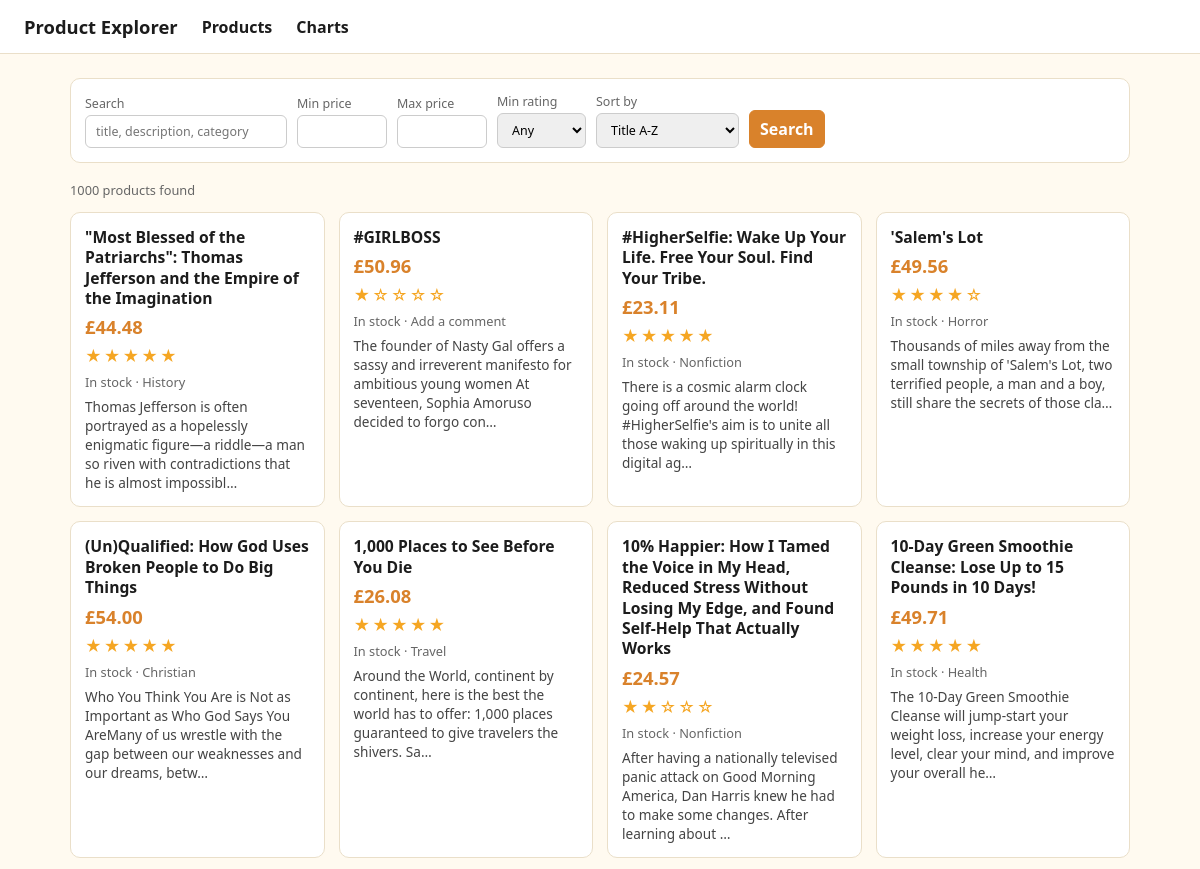
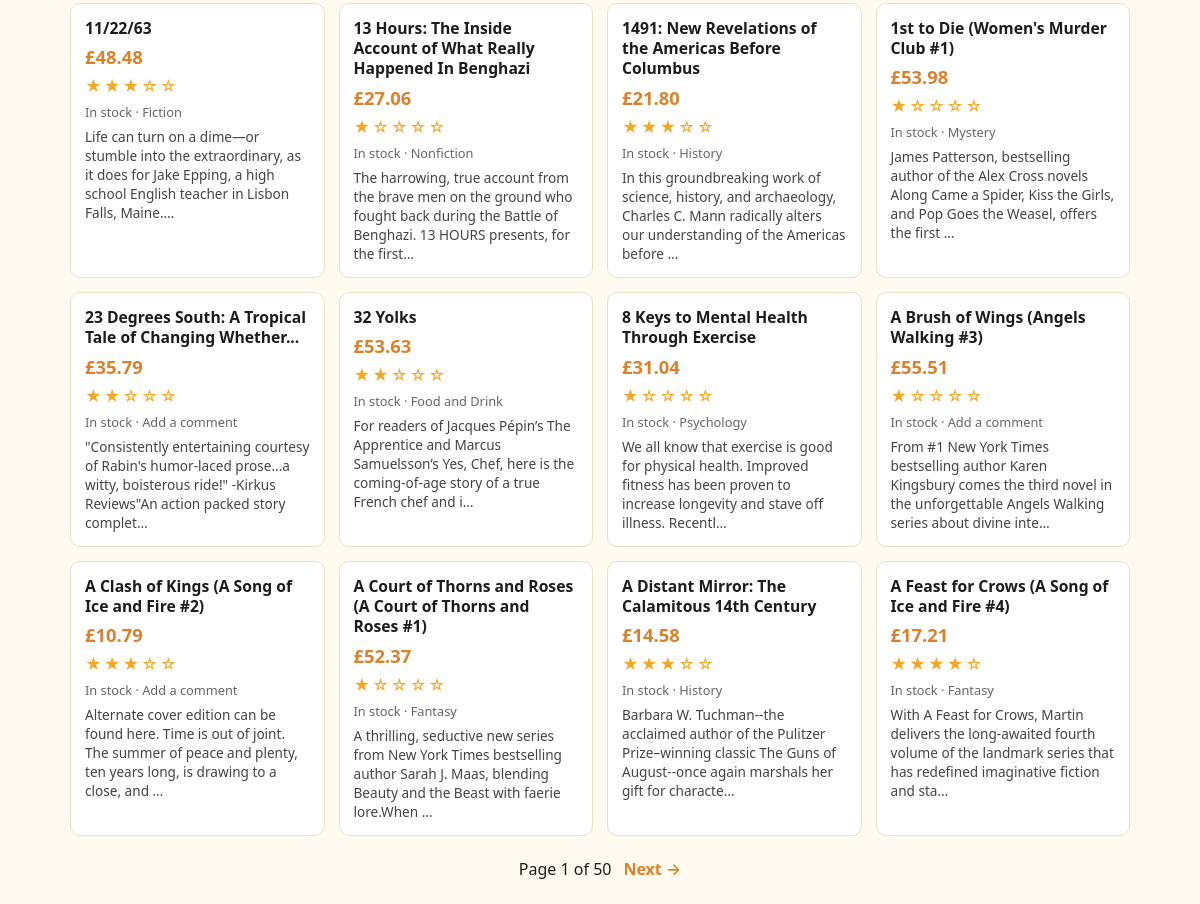
The page / on the database its author committed (2 pictures, top to bottom).
### tables this page shows
CREATE TABLE "products" (
"title" TEXT,
  "price" REAL,
  "rating" INTEGER,
  "availability" TEXT,
  "url" TEXT,
  "category" TEXT,
  "description" TEXT
);

### app.py (the view)
@app.route("/")
def index():
    if not db_ready():
        return render_template("index.html", missing_data=True, products=[], total=0, args={}, page=1, pages=1)
    q = request.args.get("q", "").strip()
    min_price = request.args.get("min_price", type=float)
    max_price = request.args.get("max_price", type=float)
    min_rating = request.args.get("min_rating", type=int)
    sort = request.args.get("sort", "title")
    page = max(request.args.get("page", 1, type=int), 1)
    where, params = [], []
    if q:
        where.append("(title LIKE ? OR description LIKE ? OR category LIKE ?)")
        params += [f"%{q}%"] * 3
    if min_price is not None:
        where.append("price >= ?")
        params.append(min_price)
    if max_price is not None:
        where.append("price <= ?")
        params.append(max_price)
    if min_rating:
        where.append("rating >= ?")
        params.append(min_rating)
    clause = ("WHERE " + " AND ".join(where)) if where else ""
    order = {
        "title": "title ASC",
        "price_asc": "price ASC",
        "price_desc": "price DESC",
        "rating": "rating DESC, title ASC",
    }.get(sort, "title ASC")
    total = query_db(f"SELECT COUNT(*) AS n FROM products {clause}", params)[0]["n"]
    pages = max((total + PER_PAGE - 1) // PER_PAGE, 1)
    page = min(page, pages)
    products = query_db(
        f"SELECT * FROM products {clause} ORDER BY {order} LIMIT ? OFFSET ?",
        params + [PER_PAGE, (page - 1) * PER_PAGE],
    )
    args = {k: v for k, v in request.args.items() if k != "page"}
    return render_template("index.html", products=products, total=total, page=page,
                           pages=pages, args=args, missing_data=False)

### app.py (called while the page is built)
def query_db(sql, params=()):
    conn = sqlite3.connect(DB_PATH)
    conn.row_factory = sqlite3.Row
    try:
        return conn.execute(sql, params).fetchall()
    finally:
        conn.close()

def db_ready():
    return os.path.exists(DB_PATH)

### templates/index.html (shortened to what this page needs)
{% extends "base.html" %}
{% block content %}
{% if missing_data %}
  <div class="notice">No data yet. Run <code>python scraper.py</code> first to scrape products, then reload this page.</div>
{% else %}
  <form class="filters" method="get">
    <label>Search
      <input type="text" name="q" value="{{ args.get('q', '') }}" placeholder="title, description, category">
    </label>
    <label>Min price
      <input type="number" step="0.01" name="min_price" value="{{ args.get('min_price', '') }}" style="width:90px">
    </label>
    <label>Max price
      <input type="number" step="0.01" name="max_price" value="{{ args.get('max_price', '') }}" style="width:90px">
    </label>
    <label>Min rating
      <select name="min_rating">
        <option value="">Any</option>
      </select>
    </label>
    <label>Sort by
      <select name="sort">
        {% for val, label in [('title','Title A-Z'),('price_asc','Price: low to high'),('price_desc','Price: high to low'),('rating','Rating')] %}
          <option value="{{ val }}" {{ 'selected' if args.get('sort') == val }}>{{ label }}</option>
        {% endfor %}
      </select>
    </label>
    <button type="submit">Search</button>
  </form>
  <p class="meta">{{ total }} product{{ '' if total == 1 else 's' }} found</p>
  <div class="grid">
    {% for p in products %}
      <div class="card">
        <h3><a href="{{ p['url'] }}" target="_blank" rel="noopener" style="color:inherit;text-decoration:none">{{ p['title'] }}</a></h3>
        <div class="price">£{{ '%.2f' % p['price'] }}</div>
        <div class="stars">{{ '★' * (p['rating'] or 0) }}{{ '☆' * (5 - (p['rating'] or 0)) }}</div>
        <div class="meta">{{ p['availability'] }}{% if p['category'] %} · {{ p['category'] }}{% endif %}</div>
        {% if p['description'] %}
          <div class="desc">{{ p['description'][:140] }}{{ '…' if p['description']|length > 140 }}</div>
        {% endif %}
      </div>
    {% else %}
      <p>No products match your search.</p>
    {% endfor %}
  </div>
  {% if pages > 1 %}
  <div class="pager">
    <span>Page {{ page }} of {{ pages }}</span>
    {% if page < pages %}<a href="{{ url_for('index', page=page+1, **args) }}">Next →</a>{% endif %}
  </div>
  {% endif %}
{% endif %}
{% endblock %}

### templates/base.html (shortened to what this page needs)
<!doctype html>
<html lang="en">
<head>
</head>
<body>
  <header>
    <h1>Product Explorer</h1>
    <a href="{{ url_for('index') }}">Products</a>
    <a href="{{ url_for('charts') }}">Charts</a>
  </header>
  <main>{% block content %}{% endblock %}</main>
</body>
</html>

### templates/base.html (style rules this page uses)
:root { --bg:#fffaf0; --ink:#1c1c1c; --accent:#d9822b; --card:#fff; --line:#eadfc9; }
* { box-sizing: border-box; }
body { margin:0; font-family: system-ui, -apple-system, "Segoe UI", sans-serif; background:var(--bg); color:var(--ink); }
header { background:#fff; border-bottom:1px solid var(--line); padding:14px 24px; display:flex; gap:24px; align-items:center; }
header h1 { font-size:1.15rem; margin:0; }
header a { color:var(--ink); text-decoration:none; font-weight:600; }
main { max-width:1100px; margin:24px auto; padding:0 20px; }
form.filters { display:flex; flex-wrap:wrap; gap:10px; align-items:end; background:var(--card); border:1px solid var(--line); border-radius:10px; padding:14px; margin-bottom:18px; }
form.filters label { display:flex; flex-direction:column; font-size:.78rem; color:#666; gap:3px; }
input, select, button { font:inherit; padding:7px 10px; border:1px solid #ccc; border-radius:6px; }
button { background:var(--accent); color:#fff; border-color:var(--accent); cursor:pointer; font-weight:600; }
.grid { display:grid; grid-template-columns:repeat(auto-fill, minmax(240px, 1fr)); gap:14px; }
.card { background:var(--card); border:1px solid var(--line); border-radius:10px; padding:14px; display:flex; flex-direction:column; gap:6px; }
.card h3 { font-size:.98rem; margin:0; line-height:1.3; }
.price { font-size:1.15rem; font-weight:700; color:var(--accent); }
.stars { color:#f5a623; letter-spacing:2px; }
.meta { font-size:.8rem; color:#666; }
.desc { font-size:.85rem; color:#444; }
.pager { display:flex; gap:12px; justify-content:center; margin:22px 0; align-items:center; }
.pager a { color:var(--accent); font-weight:600; text-decoration:none; }

### rows shown on the page
products: title "\"Most Blessed of the Patriarchs\": Thomas Jefferson and the Empire of the Imagination", price "44.48", rating "★★★★★", availability "In stock", category "History", description "Thomas Jefferson is often portrayed as a hopelessly enigmatic figure—a riddle—a man so riven with contradictions that he is almost impossibl", description "…"
products: title "#GIRLBOSS", price "50.96", rating "★", rating "☆☆☆☆", availability "In stock", category "Add a comment", description "The founder of Nasty Gal offers a sassy and irreverent manifesto for ambitious young women At seventeen, Sophia Amoruso decided to forgo con", description "…"
products: title "#HigherSelfie: Wake Up Your Life. Free Your Soul. Find Your Tribe.", price "23.11", rating "★★★★★", availability "In stock", category "Nonfiction", description "There is a cosmic alarm clock going off around the world! #HigherSelfie's aim is to unite all those waking up spiritually in this digital ag", description "…"
products: title "'Salem's Lot", price "49.56", rating "★★★★", rating "☆", availability "In stock", category "Horror", description "Thousands of miles away from the small township of 'Salem's Lot, two terrified people, a man and a boy, still share the secrets of those cla", description "…"
products: title "(Un)Qualified: How God Uses Broken People to Do Big Things", price "54.00", rating "★★★★★", availability "In stock", category "Christian", description "Who You Think You Are is Not as Important as Who God Says You AreMany of us wrestle with the gap between our weaknesses and our dreams, betw", description "…"
products: title "1,000 Places to See Before You Die", price "26.08", rating "★★★★★", availability "In stock", category "Travel", description "Around the World, continent by continent, here is the best the world has to offer: 1,000 places guaranteed to give travelers the shivers. Sa", description "…"
products: title "10% Happier: How I Tamed the Voice in My Head, Reduced Stress Without Losing My Edge, and Found Self-Help That Actually Works", price "24.57", rating "★★", rating "☆☆☆", availability "In stock", category "Nonfiction", description "After having a nationally televised panic attack on Good Morning America, Dan Harris knew he had to make some changes. After learning about", description "…"
products: title "10-Day Green Smoothie Cleanse: Lose Up to 15 Pounds in 10 Days!", price "49.71", rating "★★★★★", availability "In stock", category "Health", description "The 10-Day Green Smoothie Cleanse will jump-start your weight loss, increase your energy level, clear your mind, and improve your overall he", description "…"
products: title "11/22/63", price "48.48", rating "★★★", rating "☆☆", availability "In stock", category "Fiction", description "Life can turn on a dime—or stumble into the extraordinary, as it does for Jake Epping, a high school English teacher in Lisbon Falls, Maine.", description "…"
products: title "13 Hours: The Inside Account of What Really Happened In Benghazi", price "27.06", rating "★", rating "☆☆☆☆", availability "In stock", category "Nonfiction", description "The harrowing, true account from the brave men on the ground who fought back during the Battle of Benghazi. 13 HOURS presents, for the first", description "…"
products: title "1491: New Revelations of the Americas Before Columbus", price "21.80", rating "★★★", rating "☆☆", availability "In stock", category "History", description "In this groundbreaking work of science, history, and archaeology, Charles C. Mann radically alters our understanding of the Americas before", description "…"
products: title "1st to Die (Women's Murder Club #1)", price "53.98", rating "★", rating "☆☆☆☆", availability "In stock", category "Mystery", description "James Patterson, bestselling author of the Alex Cross novels Along Came a Spider, Kiss the Girls, and Pop Goes the Weasel, offers the first", description "…"
products: title "23 Degrees South: A Tropical Tale of Changing Whether...", price "35.79", rating "★★", rating "☆☆☆", availability "In stock", category "Add a comment", description "\"Consistently entertaining courtesy of Rabin's humor-laced prose...a witty, boisterous ride!\" -Kirkus Reviews\"An action packed story complet", description "…"
products: title "32 Yolks", price "53.63", rating "★★", rating "☆☆☆", availability "In stock", category "Food and Drink", description "For readers of Jacques Pépin’s The Apprentice and Marcus Samuelsson’s Yes, Chef, here is the coming-of-age story of a true French chef and i", description "…"
products: title "8 Keys to Mental Health Through Exercise", price "31.04", rating "★", rating "☆☆☆☆", availability "In stock", category "Psychology", description "We all know that exercise is good for physical health. Improved fitness has been proven to increase longevity and stave off illness. Recentl", description "…"
products: title "A Brush of Wings (Angels Walking #3)", price "55.51", rating "★", rating "☆☆☆☆", availability "In stock", category "Add a comment", description "From #1 New York Times bestselling author Karen Kingsbury comes the third novel in the unforgettable Angels Walking series about divine inte", description "…"
products: title "A Clash of Kings (A Song of Ice and Fire #2)", price "10.79", rating "★★★", rating "☆☆", availability "In stock", category "Add a comment", description "Alternate cover edition can be found here. Time is out of joint. The summer of peace and plenty, ten years long, is drawing to a close, and", description "…"
products: title "A Court of Thorns and Roses (A Court of Thorns and Roses #1)", price "52.37", rating "★", rating "☆☆☆☆", availability "In stock", category "Fantasy", description "A thrilling, seductive new series from New York Times bestselling author Sarah J. Maas, blending Beauty and the Beast with faerie lore.When", description "…"
products: title "A Distant Mirror: The Calamitous 14th Century", price "14.58", rating "★★★", rating "☆☆", availability "In stock", category "History", description "Barbara W. Tuchman--the acclaimed author of the Pulitzer Prize–winning classic The Guns of August--once again marshals her gift for characte", description "…"
products: title "A Feast for Crows (A Song of Ice and Fire #4)", price "17.21", rating "★★★★", rating "☆", availability "In stock", category "Fantasy", description "With A Feast for Crows, Martin delivers the long-awaited fourth volume of the landmark series that has redefined imaginative fiction and sta", description "…"

### other values the page prints
{{ total }} "1000"
{{ '' if total == 1 else 's' }} "s"
{{ page }} "1"
{{ pages }} "50"
form field sort "Title A-Z"
